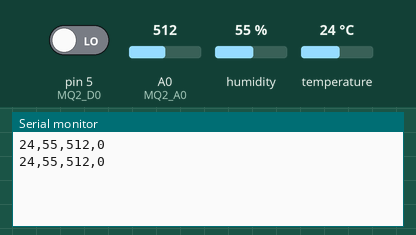
The sketch below on a simulated Arduino Uno, built with avr-gcc and run on an emulated ATmega328P. On the bench: the last lines printed to the serial monitor. The inputs (shaded band) are chosen by the test bench; at power-on: humidity 55 %, A0 (MQ2_A0) = 512, pin 5 (MQ2_D0) LOW, temperature 24 °C.

Above: at 3.3 s.
3.4 s: humidity set to 22 %
At 6.0 s:
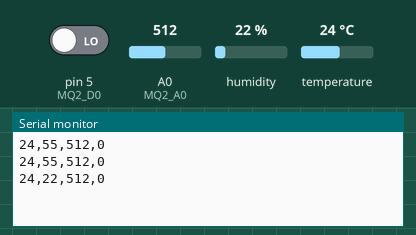
6.7 s: A0 (MQ2_A0) set to 716
At 8.7 s:
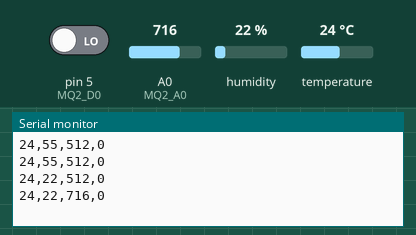
10.0 s: pin 5 (MQ2_D0) driven HIGH
At 11.5 s:
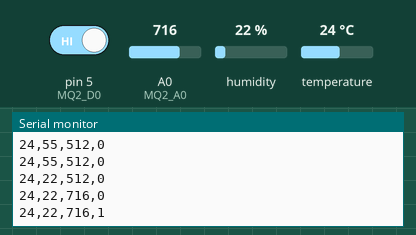
13.3 s: temperature set to 12 °C
At 13.3 s:
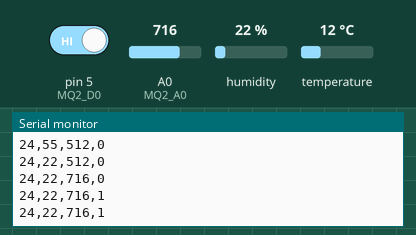
16.6 s: A0 (MQ2_A0) set to 900
At 18.7 s:
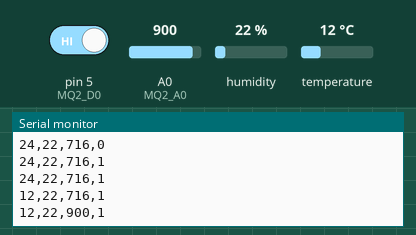
19.9 s: pin 5 (MQ2_D0) driven LOW
At 21.4 s:
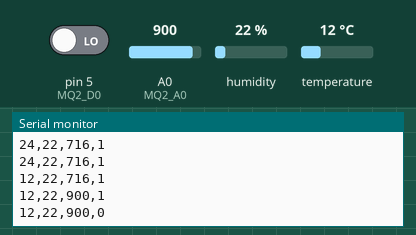
Timing chart, 0 to 22.9 s (numbered marks = the images above; inputs shaded):
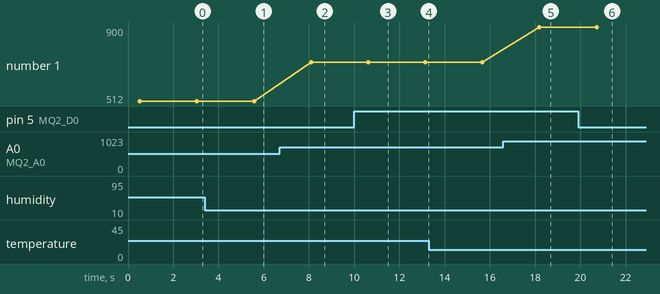

Measured:
- after the input at 3.4 s, the serial monitor: prints a new line after 2.2 s (image 1)
- after the input at 6.7 s, the serial monitor: prints a new line after 1.4 s (image 2)
- after the input at 10.0 s, the serial monitor: prints a new line after 0.62 s (image 3)
- after the input at 16.6 s, the serial monitor: prints a new line after 1.6 s (image 5)
- after the input at 19.9 s, the serial monitor: prints a new line after 0.81 s (image 6)
- plotted number 1: 512 → 716 after the input at 6.7 s, 716 → 900 after the input at 16.6 s

The sketch:

worker_safety_uno.ino
```cpp
// Arduino UNO + DHT11 + MQ2
// Sends readings over Serial as CSV:
// temperature,humidity,gasAnalog,gasDigital

#include <DHT11.h>

#define DHTPIN 8
#define MQ2_A0 A0
#define MQ2_D0 5

DHT11 dht11(DHTPIN);

void setup() {
  Serial.begin(9600);
  pinMode(MQ2_D0, INPUT);
}

void loop() {
  int temperature = 0;
  int humidity = 0;

  int result = dht11.readTemperatureHumidity(temperature, humidity);
  int gasAnalog = analogRead(MQ2_A0);
  int gasDigital = digitalRead(MQ2_D0);

  if (result == 0) {
    Serial.print(temperature);
    Serial.print(",");
    Serial.print(humidity);
    Serial.print(",");
    Serial.print(gasAnalog);
    Serial.print(",");
    Serial.println(gasDigital);
  }

  delay(2000);
}
```
